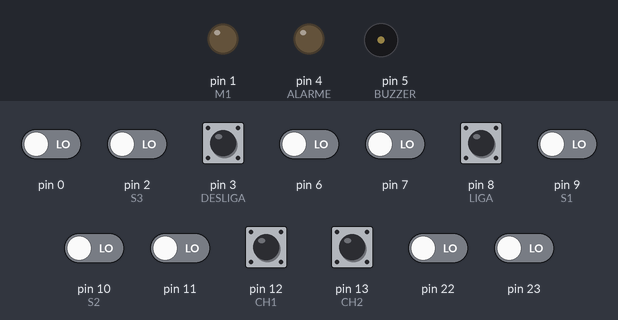
Bench run of a sketch on a simulated Arduino Uno, built with avr-gcc and run on an emulated ATmega328P. On the bench: output pins drawn as LEDs (lit = HIGH), buzzer (waves = sounding, pin HIGH). Dashed ring = blinking. The inputs (shaded band) are chosen by the test bench; at power-on: pin 3 (DESLIGA), pin 8 (LIGA), pin 12 (CH1), pin 13 (CH2) HIGH, pin 0, pin 2 (S3), pin 6, pin 7, pin 9 (S1), pin 10 (S2), pin 11, pin 22, pin 23 LOW.

Above: at 0.8 s.
0.9 s: pin 2 (S3) driven HIGH
At 1.15 s:
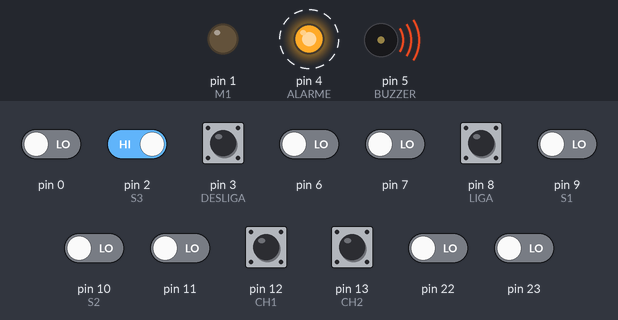
3.9 s: pin 2 (S3) driven LOW
At 3.9 s:
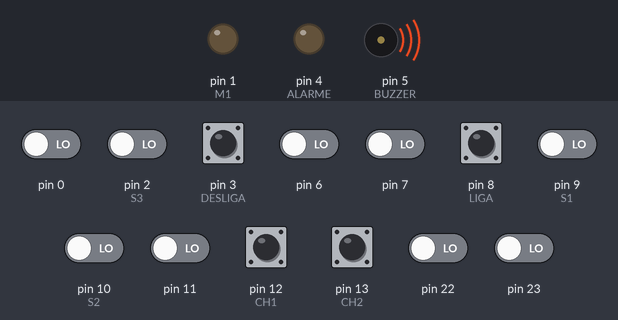
5.4 s: pin 8 (LIGA) pulled LOW for 0.15 s
At 6.4 s:
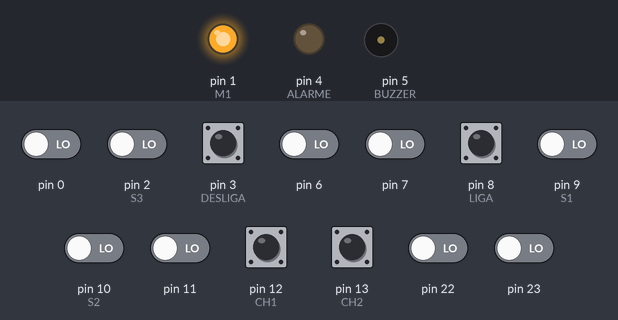
7.0 s: pin 12 (CH1) pulled LOW for 0.15 s
At 8.3 s:
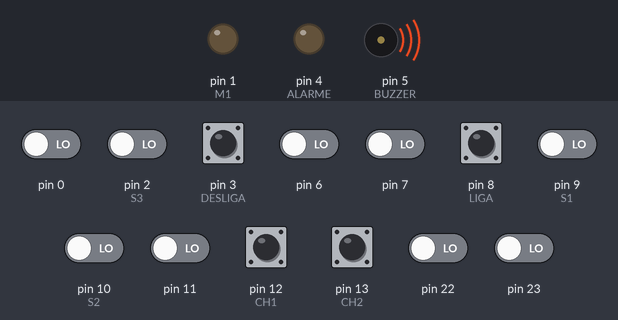
10.0 s: pin 3 (DESLIGA) pulled LOW for 0.15 s
At 11.1 s:
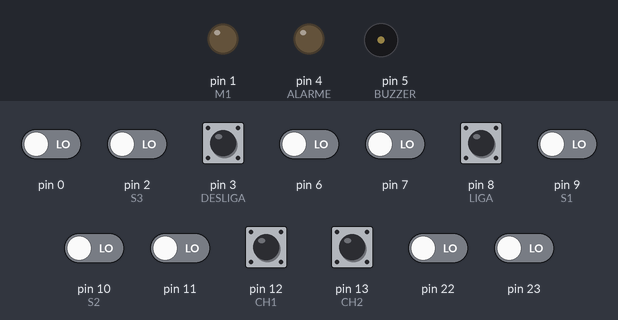
Timing chart, 0 to 12.6 s (numbered marks = the images above; inputs shaded):
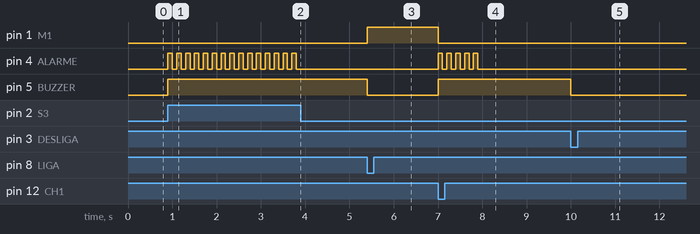

Measured:
- after the input at 0.9 s, pin 4 (ALARME): alternates HIGH for 0.10 s and LOW for 0.10 s, starting at once; pin 5 (BUZZER): LOW → HIGH at once
- after the input at 3.9 s, pin 4 (ALARME): stops changing and stays LOW
- after the input at 5.4 s, pin 1 (M1): LOW → HIGH at once; pin 5 (BUZZER): HIGH → LOW at once
- after the input at 7.0 s, pin 1 (M1): HIGH → LOW at once; pin 4 (ALARME): alternates HIGH for 0.10 s and LOW for 0.10 s, 10 changes in all, then stays LOW, starting at once; pin 5 (BUZZER): LOW → HIGH at once
- after the input at 10.0 s, pin 5 (BUZZER): HIGH → LOW at once

The sketch:

ex_3_relatorio_2.ino
```cpp
#define LIGA (1 << PB0)
#define DESLIGA (1 << PD3)
#define S1 (1 << PB1)
#define S2 (1 << PB2)
#define S3 (1 << PD2)
#define M1 (1 << PD1)
#define ALARME (1 << PD4)
#define BUZZER (1 << PD5)

#define CH1 (1 << PB4)
#define CH2 (1 << PB5)

void alarme() {
    PORTD &= ~(M1);
    PORTD |= BUZZER;
    for(int i = 0; i < 5; i++) {
        PORTD |= ALARME;
        _delay_ms(100);
        PORTD &= ~(ALARME);
        _delay_ms(100);
    }
}

int main(void) {
   DDRD |= (M1 + ALARME + BUZZER);

   PORTB |= (LIGA + CH1 + CH2);
   PORTD |= DESLIGA;

   EICRA = (1 << ISC11) + (0 << ISC10);
   EIMSK = (1 << INT1);

   PORTD &= ~(M1 + ALARME + BUZZER);
   sei();

   for(;;) {
        short int liga;
        liga = PINB & LIGA;

        if(liga == 0) {
            PORTD &= ~(BUZZER + ALARME);
            PORTD |= M1;
        }

        short int ch1, ch2;
        ch1 = PINB & CH1;
        ch2 = PINB & CH2;

        if(ch1 == CH1 && ch2 == CH2) {
            short int s2, s3;
            s2 = PINB & S2;
            s3 = PIND & S3;

            if(s2 == S2 || s3 == S3) {
                alarme();
            }
        } else if(ch1 == CH1 && ch2 == 0) {
            short int s3;
            s3 = PIND & S3;

            if(s3 == S3) {
                alarme();
            }
        } else if(ch1 == 0 && ch2 == CH2) {
            short int s3;
            s3 = PIND & S3;

            if(s3 == 0) {
                alarme();
            }
        }
   }
}

ISR(INT1_vect) {
    short int desliga;
    desliga = PIND & DESLIGA;

    if(desliga == 0) {
       PORTD &= ~(M1 + ALARME + BUZZER);
    }
}
```
